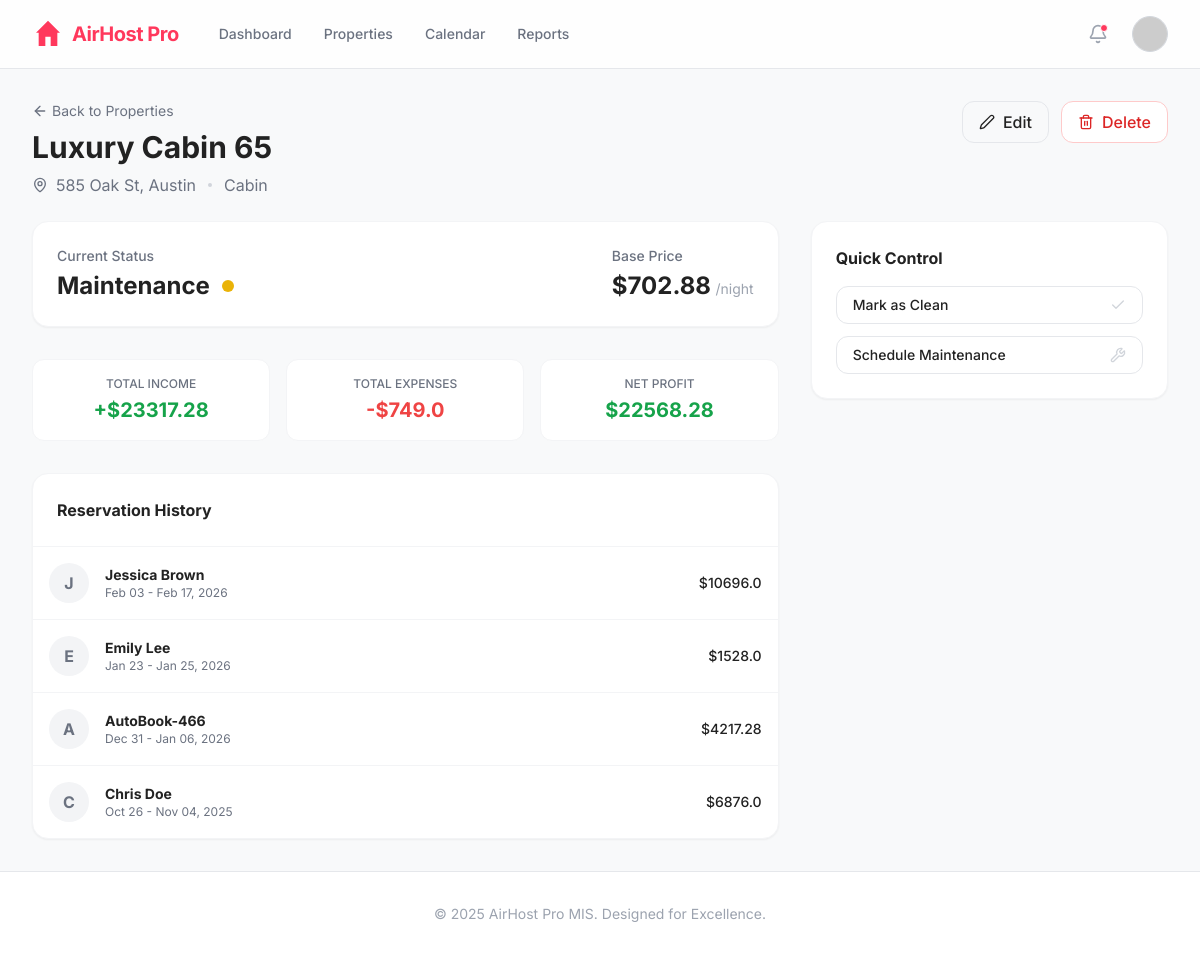
Page /property/4 (signed in) on the committed database.
### models.py (models this page shows, shortened)
class Property(db.Model):
    id = db.Column(db.Integer, primary_key=True)
    title = db.Column(db.String(100), nullable=False)
    type = db.Column(db.String(50)) # Apartment, House, Villa
    base_price = db.Column(db.Float)
    address = db.Column(db.String(200))
    status = db.Column(db.String(20)) # Clean, Dirty, Maintenance

class Reservation(db.Model):
    id = db.Column(db.Integer, primary_key=True)
    property_id = db.Column(db.Integer, db.ForeignKey('property.id'))
    guest_name = db.Column(db.String(100))
    check_in = db.Column(db.Date)
    check_out = db.Column(db.Date)
    amount_paid = db.Column(db.Float)
    property = db.relationship('Property', backref='reservations')

### app.py (the view)
@app.route('/property/<int:id>')
def property_detail(id):
    prop = Property.query.get_or_404(id)
    income = sum([f.amount for f in Financial.query.filter_by(property_id=prop.id, category='Income').all()])
    expenses = sum([f.amount for f in Financial.query.filter(Financial.property_id == prop.id, Financial.category != 'Income').all()])
    reservations = Reservation.query.filter_by(property_id=prop.id).order_by(Reservation.check_in.desc()).all()
    return render_template('property_detail.html', property=prop, income=income, expenses=expenses, profit=income-expenses, reservations=reservations, notifications=session.get('notifications', []))

### app.py (called while the page is built)
@app.before_request
def require_login():
    allowed_routes = ['login', 'static', 'api_simulate', 'api_notifications']
    if request.endpoint not in allowed_routes and 'user' not in session:
        return redirect(url_for('login'))

### templates/property_detail.html (shortened to what this page needs)
{% extends "base.html" %}
{% block content %}
<div class="space-y-6">
    <div class="flex justify-between items-start">
        <div>
            <div class="flex items-center gap-2 mb-2">
                <a href="/properties" class="text-sm text-gray-500 hover:text-neutral flex items-center gap-1">
                    <i data-lucide="arrow-left" class="w-4 h-4"></i> Back to Properties
                </a>
            </div>
            <h1 class="text-3xl font-bold text-neutral">{{ property.title }}</h1>
            <div class="flex items-center gap-2 mt-2 text-gray-500">
                <i data-lucide="map-pin" class="w-4 h-4"></i>
                <span>{{ property.address }}</span>
                <span class="w-1 h-1 bg-gray-300 rounded-full mx-1"></span>
                <span>{{ property.type }}</span>
            </div>
        </div>
        <div class="flex gap-3">
            <button onclick="toggleModal('editModal')"
                class="px-4 py-2 border border-gray-200 rounded-xl text-neutral font-medium hover:bg-gray-50 flex items-center gap-2 transition-colors">
                <i data-lucide="edit-2" class="w-4 h-4"></i> Edit
            </button>
            <form action="/delete_property/{{ property.id }}" method="POST"
                onsubmit="return confirm('Are you sure you want to delete this property? This cannot be undone.');">
                <button type="submit"
                    class="px-4 py-2 bg-white border border-red-200 text-red-600 rounded-xl font-medium hover:bg-red-50 flex items-center gap-2">
                    <i data-lucide="trash-2" class="w-4 h-4"></i> Delete
                </button>
            </form>
        </div>
    </div>
    <div class="grid grid-cols-1 lg:grid-cols-3 gap-8">
        <div class="lg:col-span-2 space-y-8">
            <div class="bg-white p-6 rounded-2xl border border-gray-100 shadow-sm flex justify-between items-center">
                <div>
                    <h3 class="text-sm font-medium text-gray-500 mb-1">Current Status</h3>
                    <div class="flex items-center gap-3">
                        <span class="text-2xl font-bold text-neutral">{{ property.status }}</span>
                        <span class="w-3 h-3 rounded-full
                            {% if property.status == 'Clean' %} bg-green-500
                            {% elif property.status == 'Dirty' %} bg-red-500
                            {% else %} bg-yellow-500 {% endif %}">
                        </span>
                    </div>
                </div>
                <div>
                    <h3 class="text-sm font-medium text-gray-500 mb-1">Base Price</h3>
                    <span class="text-2xl font-bold text-neutral">${{ property.base_price }}</span>
                    <span class="text-gray-400 text-sm">/night</span>
                </div>
            </div>
            <div class="grid grid-cols-3 gap-4">
                <div class="bg-white p-4 rounded-xl border border-gray-100 text-center">
                    <p class="text-xs text-gray-500 font-medium uppercase mb-1">Total Income</p>
                    <p class="text-xl font-bold text-green-600">+${{ income }}</p>
                </div>
                <div class="bg-white p-4 rounded-xl border border-gray-100 text-center">
                    <p class="text-xs text-gray-500 font-medium uppercase mb-1">Total Expenses</p>
                    <p class="text-xl font-bold text-red-500">-${{ expenses }}</p>
                </div>
                <div class="bg-white p-4 rounded-xl border border-gray-100 text-center">
                    <p class="text-xs text-gray-500 font-medium uppercase mb-1">Net Profit</p>
                    <p class="text-xl font-bold {{ 'text-green-600' if profit > 0 else 'text-red-600' }}">${{ profit }}
                    </p>
                </div>
            </div>
            <div class="bg-white rounded-2xl border border-gray-100 shadow-sm overflow-hidden">
                <div class="p-6 border-b border-gray-100">
                    <h3 class="font-bold text-neutral">Reservation History</h3>
                </div>
                <div class="divide-y divide-gray-100">
                    {% for res in reservations %}
                    <div class="p-4 flex justify-between items-center hover:bg-gray-50 transition-colors">
                        <div class="flex items-center gap-4">
                            <div
                                class="w-10 h-10 rounded-full bg-gray-100 flex items-center justify-center text-gray-500 font-bold">
                                {{ res.guest_name[0] }}
                            </div>
                            <div>
                                <p class="font-bold text-neutral text-sm">{{ res.guest_name }}</p>
                                <p class="text-xs text-gray-500">{{ res.check_in.strftime('%b %d') }} - {{
                                    res.check_out.strftime('%b %d, %Y') }}</p>
                            </div>
                        </div>
                        <span class="font-medium text-neutral text-sm">${{ res.amount_paid }}</span>
                    </div>
                    {% else %}
                    <div class="p-8 text-center text-gray-400 text-sm">No reservations found.</div>
                    {% endfor %}
                </div>
            </div>
        </div>
        <div class="space-y-6">
            <div class="bg-white p-6 rounded-2xl border border-gray-100 shadow-sm">
                <h3 class="font-bold text-neutral mb-4">Quick Control</h3>
                <div class="space-y-3">
                    <form action="/update_status/{{ property.id }}/Clean" method="POST">
                        <button type="submit"
                            class="w-full py-2 px-4 rounded-xl border border-gray-200 text-sm font-medium hover:bg-gray-50 text-left flex justify-between items-center group transition-colors">
                            <span>Mark as Clean</span>
                            <i data-lucide="check" class="w-4 h-4 text-gray-300 group-hover:text-green-500"></i>
                        </button>
                    </form>
                    <form action="/update_status/{{ property.id }}/Maintenance" method="POST">
                        <button type="submit"
                            class="w-full py-2 px-4 rounded-xl border border-gray-200 text-sm font-medium hover:bg-gray-50 text-left flex justify-between items-center group transition-colors">
                            <span>Schedule Maintenance</span>
                            <i data-lucide="wrench" class="w-4 h-4 text-gray-300 group-hover:text-yellow-500"></i>
                        </button>
                    </form>
                </div>
            </div>
        </div>
    </div>
</div>
{% endblock %}

### templates/base.html (style rules this page uses)
body { font-family: 'Inter', sans-serif; }

### rows in the picture
Property: title "Luxury Cabin 65", address "585 Oak St, Austin", type "Cabin", status "Maintenance", base_price "702.88"
Reservation: guest_name "J", guest_name "Jessica Brown", check_in "Feb 03", check_out "Feb 17, 2026", amount_paid "10696.0"
Reservation: guest_name "E", guest_name "Emily Lee", check_in "Jan 23", check_out "Jan 25, 2026", amount_paid "1528.0"
Reservation: guest_name "A", guest_name "AutoBook-466", check_in "Dec 31", check_out "Jan 06, 2026", amount_paid "4217.28"
Reservation: guest_name "C", guest_name "Chris Doe", check_in "Oct 26", check_out "Nov 04, 2025", amount_paid "6876.0"

### other values in the picture
{{ income }} "23317.28"
{{ expenses }} "749.0"
{{ profit }} "22568.28"
